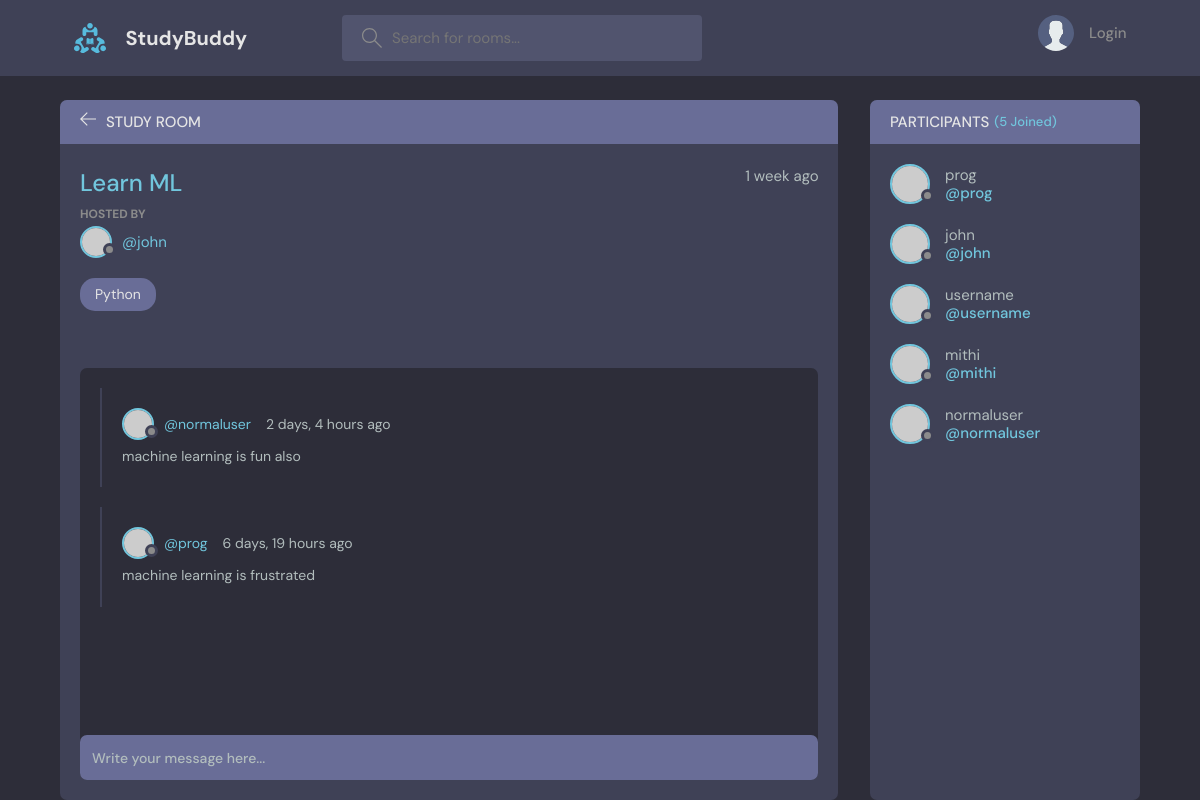
/room/5/, run on the app's committed database.
### base/models.py (models this page shows, shortened)
class Room(models.Model):
    host = models.ForeignKey(User, on_delete=models.SET_NULL, null=True)
    topic = models.ForeignKey(Topic, on_delete=models.SET_NULL, null=True)
    name = models.CharField(max_length=200)
    description = models.TextField(null=True, blank=True)
    participants = models.ManyToManyField(User, related_name='participants', blank=True)
    updated = models.DateTimeField(auto_now=True)
    created = models.DateTimeField(auto_now_add=True)
    class Meta:
        ordering = ['-updated', '-created']

class Topic(models.Model):
    name = models.CharField(max_length=200)
    def __str__(self):
        return self.name

class Message(models.Model):
    user = models.ForeignKey(User, on_delete=models.CASCADE)
    room = models.ForeignKey(Room, on_delete=models.CASCADE)
    body = models.TextField()
    updated = models.DateTimeField(auto_now=True)
    created = models.DateTimeField(auto_now_add=True)
    class Meta:
        ordering = ['-updated', '-created']

### base/views.py (the view, shortened to what this page needs)
# urls.py: path('room/<str:pk>/', views.room, name="room"),
def room(request, pk):
    room = Room.objects.get(id=pk)
    room_messages = room.message_set.all()
    participants = room.participants.all()
    context = {'room': room, 'room_messages':room_messages, 'participants':participants}
    return render(request, 'base/room.html', context)

### base/templates/base/room.html (shortened to what this page needs)
{% extends 'main.html' %}
  {% block content %}
    <main class="profile-page layout layout--2">
      <div class="container">
        <div class="room">
          <div class="room__top">
            <div class="room__topLeft">
              <a href="{% url 'home' %}">
                <svg version="1.1" xmlns="http://www.w3.org/2000/svg" width="32" height="32" viewBox="0 0 32 32">
                  <title>arrow-left</title>
                  <path
                    d="M13.723 2.286l-13.723 13.714 13.719 13.714 1.616-1.611-10.96-10.96h27.625v-2.286h-27.625l10.965-10.965-1.616-1.607z"
                  ></path>
                </svg>
              </a>
              <h3>Study Room</h3>
            </div>
          </div>
          <div class="room__box scroll">
            <div class="room__header scroll">
              <div class="room__info">
                <h3>{{room.name}}</h3>
                <span>{{room.created|timesince}} ago</span>
              </div>
              <div class="room__hosted">
                <p>Hosted By</p>
                <a href="{% url 'user-profile' room.host.id %}" class="room__author">
                  <div class="avatar avatar--small">
                    <img src="https://randomuser.me/api/portraits/men/37.jpg" />
                  </div>
                  <span>@{{room.host.username}}</span>
                </a>
              </div>
              <span class="room__topics">{{room.topic}}</span>
            </div>
            <div class="room__conversation">
              <div class="threads scroll">
                {% for message in room_messages %}
                <div class="thread">
                  <div class="thread__top">
                    <div class="thread__author">
                      <a href="{% url 'user-profile' message.user.id %}" class="thread__authorInfo">
                        <div class="avatar avatar--small">
                          <img src="https://randomuser.me/api/portraits/men/37.jpg" />
                        </div>
                        <span>@{{message.user.username}}</span>
                      </a>
                      <span class="thread__date">{{message.created|timesince}} ago</span>
                    </div>
                  </div>
                  <div class="thread__details">
                    {{message.body}}
                  </div>
                </div>
                {% endfor %}
              </div>
            </div>
          </div>
          <div class="room__message">
            <form action="" method="POST">
              <input name="body" placeholder="Write your message here..." /></form>
          </div>
        </div>
        <div class="participants">
          <h3 class="participants__top">Participants <span>({{participants.count}} Joined)</span></h3>
          <div class="participants__list scroll">
            {% for user in participants %}
            <a href="{% url 'user-profile' user.id %}" class="participant">
              <div class="avatar avatar--medium">
                <img src="https://randomuser.me/api/portraits/men/37.jpg" />
              </div>
              <p>
                {{user.username}}
                <span>@{{user.username}}</span>
              </p>
            </a>
            {% endfor %}
          </div>
        </div>
      </div>
    </main>
{% endblock %}

### data on the page
Room: name "Learn ML", created "1 week", host.username "john", topic "Python"
Message: user.username "normaluser", created "2 days, 4 hours", body "machine learning is fun also"
Message: user.username "prog", created "6 days, 19 hours", body "machine learning is frustrated"

### other printed values
{{ participants.count }} "5"
{{ user.username }} "prog"
{{ user.username }} "john"
{{ user.username }} "username"
{{ user.username }} "mithi"
{{ user.username }} "normaluser"
